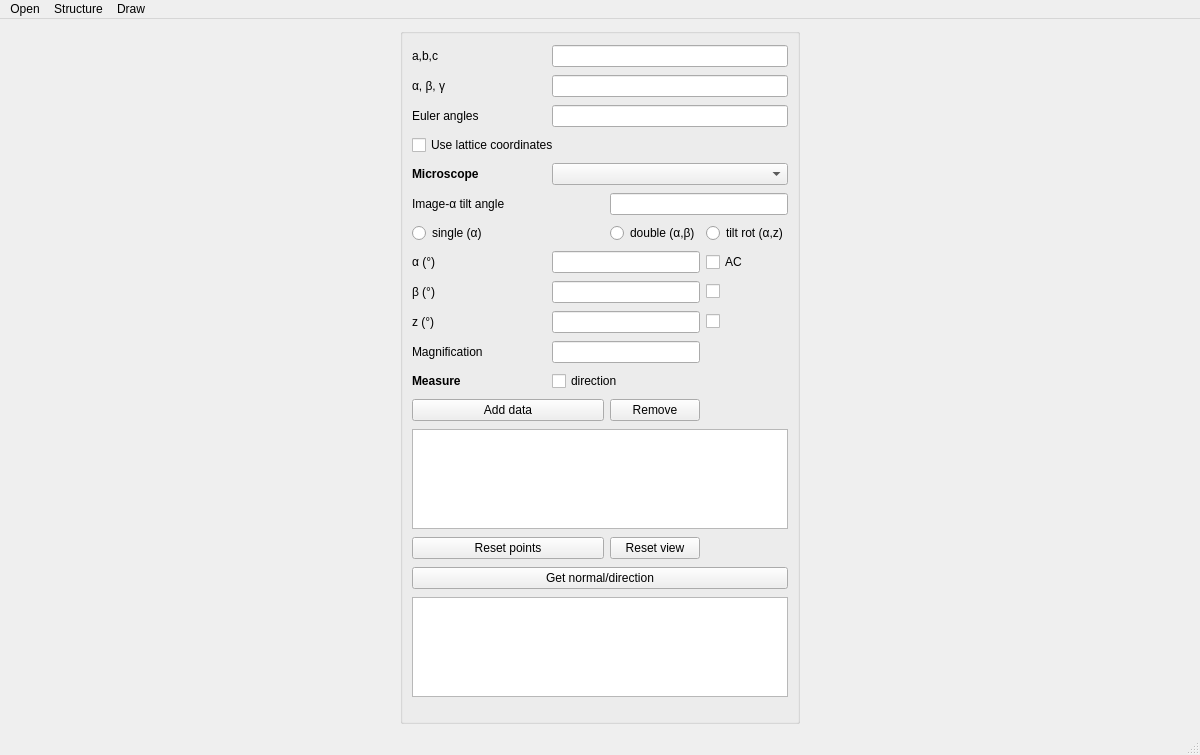
<?xml version="1.0" encoding="UTF-8"?>
<ui version="4.0">
 <class>Interface</class>
 <widget class="QMainWindow" name="Interface">
  <property name="geometry">
   <rect>
    <x>0</x>
    <y>0</y>
    <width>1200</width>
    <height>755</height>
   </rect>
  </property>
  <property name="windowTitle">
   <string>interface determination</string>
  </property>
  <widget class="QWidget" name="centralwidget">
   <layout class="QGridLayout" name="gridLayout_7">
    <item row="0" column="0">
     <layout class="QGridLayout" name="mplvl"/>
    </item>
    <item row="0" column="1">
     <widget class="QGroupBox" name="groupBox">
      <property name="maximumSize">
       <size>
        <width>400</width>
        <height>16777215</height>
       </size>
      </property>
      <property name="title">
       <string/>
      </property>
      <layout class="QGridLayout" name="gridLayout">
       <item row="37" column="0" colspan="3">
        <widget class="QPushButton" name="Button_reset">
         <property name="text">
          <string>Reset points</string>
         </property>
        </widget>
       </item>
       <item row="2" column="0">
        <widget class="QLabel" name="alphabetagamma_label">
         <property name="text">
          <string>&lt;html&gt;&lt;head/&gt;&lt;body&gt;&lt;p&gt;α, β, γ&lt;/p&gt;&lt;/body&gt;&lt;/html&gt;</string>
         </property>
        </widget>
       </item>
       <item row="0" column="0">
        <widget class="QLabel" name="abc_label">
         <property name="text">
          <string>a,b,c</string>
         </property>
        </widget>
       </item>
       <item row="24" column="2" colspan="2">
        <widget class="QLineEdit" name="magnification_entry"/>
       </item>
       <item row="26" column="0">
        <widget class="QLabel" name="label">
         <property name="text">
          <string>&lt;html&gt;&lt;head/&gt;&lt;body&gt;&lt;p&gt;&lt;span style=&quot; font-weight:600;&quot;&gt;Measure&lt;/span&gt;&lt;/p&gt;&lt;/body&gt;&lt;/html&gt;</string>
         </property>
        </widget>
       </item>
       <item row="8" column="0">
        <widget class="QLabel" name="label_2">
         <property name="text">
          <string>&lt;html&gt;&lt;head/&gt;&lt;body&gt;&lt;p&gt;&lt;span style=&quot; font-weight:600;&quot;&gt;Microscope&lt;/span&gt;&lt;/p&gt;&lt;/body&gt;&lt;/html&gt;</string>
         </property>
        </widget>
       </item>
       <item row="27" column="3">
        <widget class="QPushButton" name="remove_condition_button">
         <property name="text">
          <string>Remove</string>
         </property>
        </widget>
       </item>
       <item row="28" column="0" colspan="5">
        <widget class="QListWidget" name="conditions_Listbox">
         <property name="maximumSize">
          <size>
           <width>16777215</width>
           <height>100</height>
          </size>
         </property>
         <property name="selectionMode">
          <enum>QAbstractItemView::MultiSelection</enum>
         </property>
        </widget>
       </item>
       <item row="23" column="0">
        <widget class="QLabel" name="z_label">
         <property name="text">
          <string>z (°)</string>
         </property>
        </widget>
       </item>
       <item row="19" column="2" colspan="2">
        <widget class="QLineEdit" name="tilt_y_entry"/>
       </item>
       <item row="27" column="0" colspan="3">
        <widget class="QPushButton" name="add_condition_button">
         <property name="text">
          <string>Add data</string>
         </property>
        </widget>
       </item>
       <item row="23" column="2" colspan="2">
        <widget class="QLineEdit" name="tilt_z_entry"/>
       </item>
       <item row="15" column="3">
        <widget class="QRadioButton" name="double_button">
         <property name="text">
          <string>double (α,β)</string>
         </property>
        </widget>
       </item>
       <item row="12" column="3" colspan="2">
        <widget class="QLineEdit" name="image_angle_entry"/>
       </item>
       <item row="0" column="2" colspan="3">
        <widget class="QLineEdit" name="abc_entry"/>
       </item>
       <item row="3" column="0">
        <widget class="QLabel" name="euler_label">
         <property name="font">
          <font>
           <weight>75</weight>
           <bold>true</bold>
          </font>
         </property>
         <property name="text">
          <string>&lt;html&gt;&lt;head/&gt;&lt;body&gt;&lt;p&gt;&lt;span style=&quot; font-weight:400;&quot;&gt;Euler angles&lt;/span&gt;&lt;/p&gt;&lt;/body&gt;&lt;/html&gt;</string>
         </property>
        </widget>
       </item>
       <item row="12" column="0" colspan="3">
        <widget class="QLabel" name="image_angle_label">
         <property name="text">
          <string>&lt;html&gt;&lt;head/&gt;&lt;body&gt;&lt;p&gt;Image-α tilt angle&lt;/p&gt;&lt;/body&gt;&lt;/html&gt;</string>
         </property>
        </widget>
       </item>
       <item row="2" column="2" colspan="3">
        <widget class="QLineEdit" name="alphabetagamma_entry"/>
       </item>
       <item row="8" column="2" colspan="3">
        <widget class="QComboBox" name="micro_box"/>
       </item>
       <item row="24" column="0">
        <widget class="QLabel" name="pxtonm_label">
         <property name="text">
          <string>Magnification</string>
         </property>
        </widget>
       </item>
       <item row="37" column="3">
        <widget class="QPushButton" name="reset_view_button">
         <property name="text">
          <string>Reset view</string>
         </property>
        </widget>
       </item>
       <item row="15" column="4">
        <widget class="QRadioButton" name="tilt_rot_button">
         <property name="text">
          <string>tilt rot (α,z)</string>
         </property>
        </widget>
       </item>
       <item row="21" column="0">
        <widget class="QLabel" name="beta_label_2">
         <property name="text">
          <string>&lt;html&gt;&lt;head/&gt;&lt;body&gt;&lt;p&gt;β (°)&lt;/p&gt;&lt;/body&gt;&lt;/html&gt;</string>
         </property>
        </widget>
       </item>
       <item row="7" column="0" colspan="5">
        <widget class="QCheckBox" name="crystal_checkBox">
         <property name="text">
          <string>Use lattice coordinates</string>
         </property>
        </widget>
       </item>
       <item row="3" column="2" colspan="3">
        <widget class="QLineEdit" name="euler_entry"/>
       </item>
       <item row="39" column="0" colspan="5">
        <widget class="QPushButton" name="normal_button">
         <property name="text">
          <string>Get normal/direction</string>
         </property>
        </widget>
       </item>
       <item row="40" column="0" colspan="5">
        <widget class="QListWidget" name="euler_Listbox">
         <property name="maximumSize">
          <size>
           <width>16777215</width>
           <height>100</height>
          </size>
         </property>
        </widget>
       </item>
       <item row="23" column="4">
        <widget class="QCheckBox" name="theta_signBox">
         <property name="text">
          <string/>
         </property>
        </widget>
       </item>
       <item row="15" column="0">
        <widget class="QRadioButton" name="single_button">
         <property name="text">
          <string>single (α)</string>
         </property>
        </widget>
       </item>
       <item row="19" column="4">
        <widget class="QCheckBox" name="alpha_signBox">
         <property name="text">
          <string>AC</string>
         </property>
        </widget>
       </item>
       <item row="21" column="4">
        <widget class="QCheckBox" name="beta_signBox">
         <property name="text">
          <string/>
         </property>
        </widget>
       </item>
       <item row="21" column="2" colspan="2">
        <widget class="QLineEdit" name="tilt_x_entry"/>
       </item>
       <item row="19" column="0">
        <widget class="QLabel" name="alpha_label_2">
         <property name="text">
          <string>&lt;html&gt;&lt;head/&gt;&lt;body&gt;&lt;p&gt;α (°)&lt;/p&gt;&lt;/body&gt;&lt;/html&gt;</string>
         </property>
        </widget>
       </item>
       <item row="26" column="2" colspan="2">
        <widget class="QCheckBox" name="direction_button">
         <property name="text">
          <string>direction</string>
         </property>
        </widget>
       </item>
      </layout>
     </widget>
    </item>
   </layout>
  </widget>
  <widget class="QMenuBar" name="menubar">
   <property name="geometry">
    <rect>
     <x>0</x>
     <y>0</y>
     <width>1200</width>
     <height>23</height>
    </rect>
   </property>
   <widget class="QMenu" name="menuSave">
    <property name="title">
     <string>Open</string>
    </property>
    <addaction name="actionSave_figure"/>
   </widget>
   <widget class="QMenu" name="menuStructure">
    <property name="title">
     <string>Structure</string>
    </property>
   </widget>
   <widget class="QMenu" name="menuDraw">
    <property name="title">
     <string>Draw</string>
    </property>
    <addaction name="actionDirections_planes"/>
   </widget>
   <addaction name="menuSave"/>
   <addaction name="menuStructure"/>
   <addaction name="menuDraw"/>
  </widget>
  <widget class="QStatusBar" name="statusbar"/>
  <action name="actionSave_figure">
   <property name="text">
    <string>Open image</string>
   </property>
  </action>
  <action name="actionCalculate_Schmid_factor">
   <property name="text">
    <string>calculate Schmid factor</string>
   </property>
  </action>
  <action name="actionCalculate_spectrum">
   <property name="text">
    <string>Plot spectrum</string>
   </property>
  </action>
  <action name="actionDirections_planes">
   <property name="text">
    <string>directions/planes</string>
   </property>
  </action>
 </widget>
 <tabstops>
  <tabstop>abc_entry</tabstop>
  <tabstop>alphabetagamma_entry</tabstop>
  <tabstop>euler_entry</tabstop>
  <tabstop>crystal_checkBox</tabstop>
  <tabstop>micro_box</tabstop>
  <tabstop>image_angle_entry</tabstop>
  <tabstop>single_button</tabstop>
  <tabstop>double_button</tabstop>
  <tabstop>tilt_rot_button</tabstop>
  <tabstop>tilt_y_entry</tabstop>
  <tabstop>alpha_signBox</tabstop>
  <tabstop>tilt_x_entry</tabstop>
  <tabstop>beta_signBox</tabstop>
  <tabstop>tilt_z_entry</tabstop>
  <tabstop>theta_signBox</tabstop>
  <tabstop>magnification_entry</tabstop>
  <tabstop>direction_button</tabstop>
  <tabstop>add_condition_button</tabstop>
  <tabstop>remove_condition_button</tabstop>
  <tabstop>conditions_Listbox</tabstop>
  <tabstop>Button_reset</tabstop>
  <tabstop>reset_view_button</tabstop>
  <tabstop>normal_button</tabstop>
  <tabstop>euler_Listbox</tabstop>
 </tabstops>
 <resources/>
 <connections/>
 <slots>
  <slot>plot()</slot>
 </slots>
</ui>
